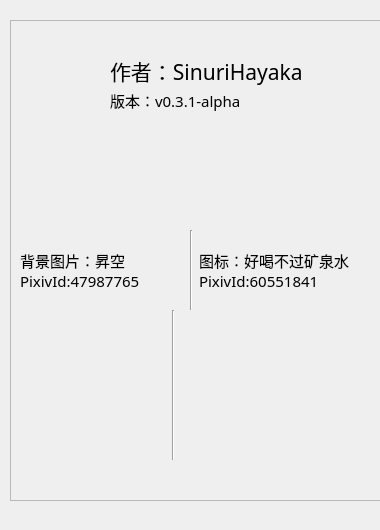
<?xml version="1.0" encoding="UTF-8"?>
<ui version="4.0">
 <class>Form</class>
 <widget class="QWidget" name="Form">
  <property name="geometry">
   <rect>
    <x>0</x>
    <y>0</y>
    <width>380</width>
    <height>530</height>
   </rect>
  </property>
  <property name="minimumSize">
   <size>
    <width>380</width>
    <height>530</height>
   </size>
  </property>
  <property name="maximumSize">
   <size>
    <width>380</width>
    <height>530</height>
   </size>
  </property>
  <property name="windowTitle">
   <string>关于</string>
  </property>
  <property name="windowIcon">
   <iconset>
    <normaloff>res/pics/saber.ico</normaloff>res/pics/saber.ico</iconset>
  </property>
  <widget class="QWidget" name="gridLayoutWidget">
   <property name="geometry">
    <rect>
     <x>10</x>
     <y>20</y>
     <width>721</width>
     <height>481</height>
    </rect>
   </property>
   <layout class="QGridLayout" name="gridLayout">
    <item row="0" column="0">
     <widget class="QFrame" name="frame">
      <property name="frameShape">
       <enum>QFrame::StyledPanel</enum>
      </property>
      <property name="frameShadow">
       <enum>QFrame::Raised</enum>
      </property>
      <widget class="QLabel" name="label">
       <property name="geometry">
        <rect>
         <x>100</x>
         <y>10</y>
         <width>251</width>
         <height>81</height>
        </rect>
       </property>
       <property name="font">
        <font>
         <family>幼圆</family>
         <pointsize>16</pointsize>
        </font>
       </property>
       <property name="text">
        <string>作者：SinuriHayaka</string>
       </property>
      </widget>
      <widget class="QLabel" name="label_2">
       <property name="geometry">
        <rect>
         <x>10</x>
         <y>10</y>
         <width>80</width>
         <height>80</height>
        </rect>
       </property>
       <property name="text">
        <string/>
       </property>
       <property name="pixmap">
        <pixmap>res/pics/saber.png</pixmap>
       </property>
       <property name="scaledContents">
        <bool>true</bool>
       </property>
      </widget>
      <widget class="QPushButton" name="biliButton">
       <property name="geometry">
        <rect>
         <x>60</x>
         <y>110</y>
         <width>70</width>
         <height>70</height>
        </rect>
       </property>
       <property name="styleSheet">
        <string notr="true">#biliButton
{
border:none;
}
#biliButton:hover
{
border:2px solid rgb(147, 147, 147);
border-radius:5px;
}</string>
       </property>
       <property name="text">
        <string/>
       </property>
       <property name="icon">
        <iconset>
         <normaloff>res/pics/bilibili.png</normaloff>res/pics/bilibili.png</iconset>
       </property>
       <property name="iconSize">
        <size>
         <width>70</width>
         <height>70</height>
        </size>
       </property>
      </widget>
      <widget class="QPushButton" name="githubButton">
       <property name="geometry">
        <rect>
         <x>200</x>
         <y>110</y>
         <width>70</width>
         <height>70</height>
        </rect>
       </property>
       <property name="styleSheet">
        <string notr="true">#githubButton
{
border:none;
}
#githubButton:hover
{
border:2px solid rgb(147, 147, 147);
border-radius:5px;
}</string>
       </property>
       <property name="text">
        <string/>
       </property>
       <property name="icon">
        <iconset>
         <normaloff>res/pics/github.png</normaloff>res/pics/github.png</iconset>
       </property>
       <property name="iconSize">
        <size>
         <width>57</width>
         <height>57</height>
        </size>
       </property>
      </widget>
      <widget class="QLabel" name="label_3">
       <property name="geometry">
        <rect>
         <x>100</x>
         <y>40</y>
         <width>251</width>
         <height>81</height>
        </rect>
       </property>
       <property name="font">
        <font>
         <family>幼圆</family>
         <pointsize>11</pointsize>
        </font>
       </property>
       <property name="text">
        <string>版本：v0.3.1-alpha</string>
       </property>
      </widget>
      <widget class="QWidget" name="horizontalLayoutWidget">
       <property name="geometry">
        <rect>
         <x>10</x>
         <y>210</y>
         <width>343</width>
         <height>80</height>
        </rect>
       </property>
       <layout class="QHBoxLayout" name="horizontalLayout">
        <item>
         <widget class="QLabel" name="label_4">
          <property name="font">
           <font>
            <family>幼圆</family>
            <pointsize>11</pointsize>
           </font>
          </property>
          <property name="text">
           <string>背景图片：昇空
PixivId:47987765</string>
          </property>
         </widget>
        </item>
        <item>
         <widget class="Line" name="line">
          <property name="orientation">
           <enum>Qt::Vertical</enum>
          </property>
         </widget>
        </item>
        <item>
         <widget class="QLabel" name="label_5">
          <property name="font">
           <font>
            <family>幼圆</family>
            <pointsize>11</pointsize>
           </font>
          </property>
          <property name="text">
           <string>图标：好喝不过矿泉水
PixivId:60551841</string>
          </property>
         </widget>
        </item>
       </layout>
      </widget>
      <widget class="QLabel" name="label_6">
       <property name="geometry">
        <rect>
         <x>10</x>
         <y>310</y>
         <width>151</width>
         <height>111</height>
        </rect>
       </property>
       <property name="text">
        <string/>
       </property>
       <property name="pixmap">
        <pixmap>res/pics/saberx.jpg</pixmap>
       </property>
       <property name="scaledContents">
        <bool>true</bool>
       </property>
      </widget>
      <widget class="Line" name="line_2">
       <property name="geometry">
        <rect>
         <x>162</x>
         <y>290</y>
         <width>3</width>
         <height>150</height>
        </rect>
       </property>
       <property name="orientation">
        <enum>Qt::Vertical</enum>
       </property>
      </widget>
      <widget class="QLabel" name="label_7">
       <property name="geometry">
        <rect>
         <x>190</x>
         <y>310</y>
         <width>121</width>
         <height>121</height>
        </rect>
       </property>
       <property name="text">
        <string/>
       </property>
       <property name="pixmap">
        <pixmap>res/pics/saber.png</pixmap>
       </property>
       <property name="scaledContents">
        <bool>true</bool>
       </property>
      </widget>
     </widget>
    </item>
   </layout>
  </widget>
 </widget>
 <resources/>
 <connections/>
</ui>
